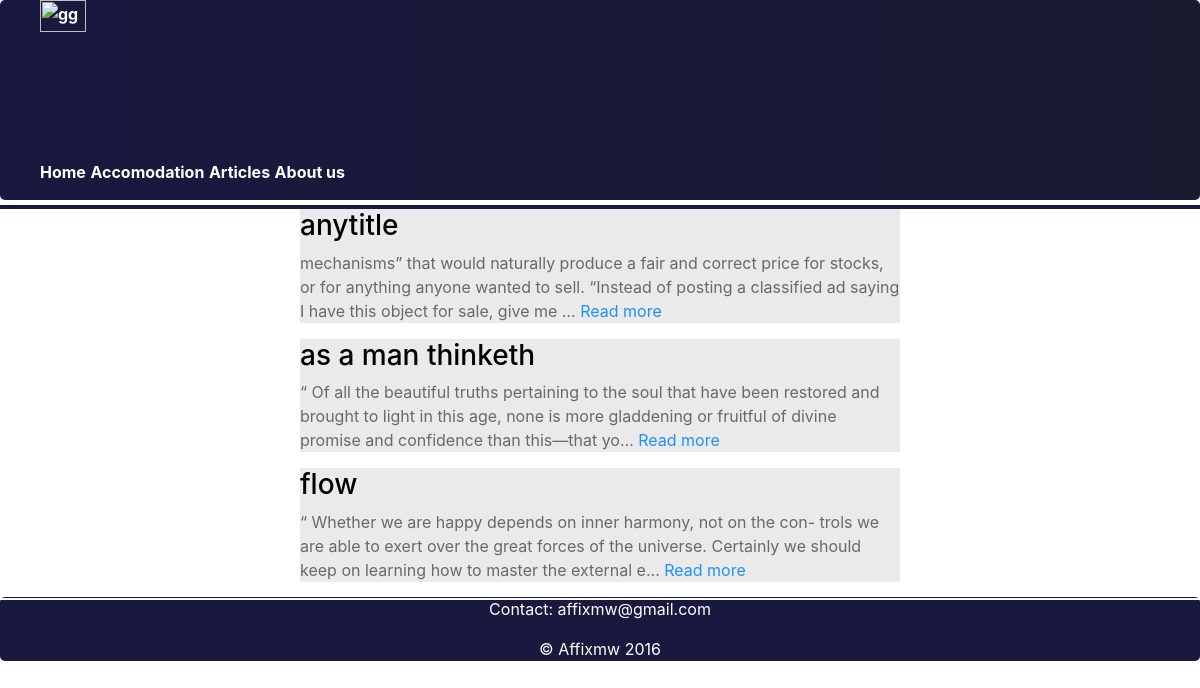
Page /c/articles/ on the earlier database version.
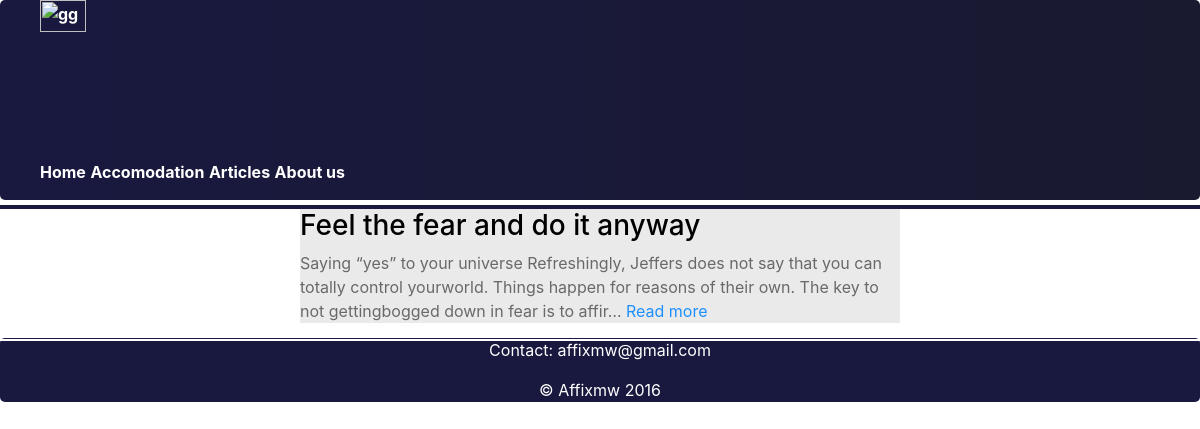
Same page on the later database version.
### articles/models.py (models this page shows, shortened)
class Article_details(models.Model):
    Title = models.CharField(max_length=120)
    Article = models.TextField(blank=True)
    Pic = models.ImageField(blank=True)
    A_Name=models.CharField(max_length=50,blank=True)
    A_pic=models.ImageField(blank=True)
    def __str__(self):
        return self.Title
    def get_absolute_url(self):
        return reverse('art:article',kwargs={'article_id':self.id,})

### articles/views.py (the view)
def art_list(request):
    P_list=Article_details.objects.all()
    return render(request,'post_list.html',locals())

### templates/post_list.html
{% extends 'base.html' %}
{% block content %}
<div style="" class="post_list">
{% for i in P_list %}
<div style="background-color:#eaeaea">
 <h3>  <a href="{{ i.get_absolute_url }}" style="color:black">{{i}}</a></h3>
<p class="Article_text">{{i.Article|truncatechars:200}} <a href="{{ i.get_absolute_url }}" style="color:#1E90FF">Read more</a></p>
</div>
{% endfor %}
</div>
{% endblock %}

Differences in the rows shown:
removed Article_details: Title "anytitle", Article "mechanisms” that would naturally produce a fair and correct price for stocks, or for anything anyone wanted to sell. “Instead of posting a classified ad saying I have this object for sale, give me …"
removed Article_details: Title "as a man thinketh", Article "“ Of all the beautiful truths pertaining to the soul that have been restored and brought to light in this age, none is more gladdening or fruitful of divine promise and confidence than this—that yo…"
removed Article_details: Title "flow", Article "“ Whether we are happy depends on inner harmony, not on the con- trols we are able to exert over the great forces of the universe. Certainly we should keep on learning how to master the external e…"
added Article_details: Title "Feel the fear and do it anyway", Article "Saying “yes” to your universe Refreshingly, Jeffers does not say that you can totally control yourworld. Things happen for reasons of their own. The key to not gettingbogged down in fear is to affir…"
